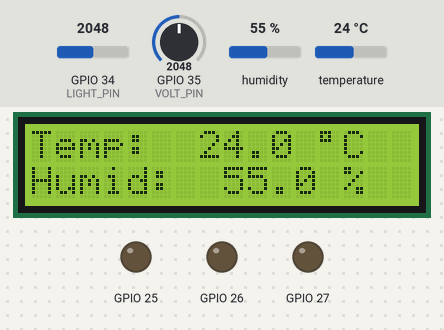
Simulated run of this program. Board: ESP32. Shown: 16×2 character LCD, output pins drawn as LEDs (lit = HIGH). The test bench sets the inputs (shaded band); at power-on: GPIO 35 (VOLT_PIN) = 2048, humidity 55 %, GPIO 34 (LIGHT_PIN) = 2048, temperature 24 °C. WiFi joins after 1.5 s; servers stay silent unless stated; no MQTT or app messages arrive unless stated; what the program prints to the serial monitor is not drawn.

Above: at 2.8 s.
2.9 s: GPIO 35 (VOLT_PIN) set to 88
At 4.9 s:
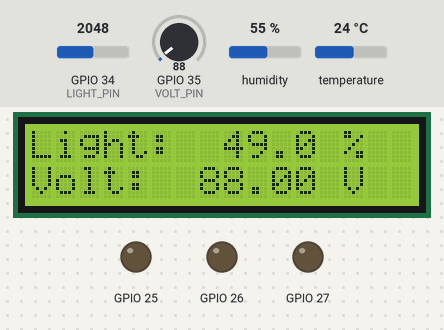
8.9 s: GPIO 35 (VOLT_PIN) set to 122
At 12.9 s:
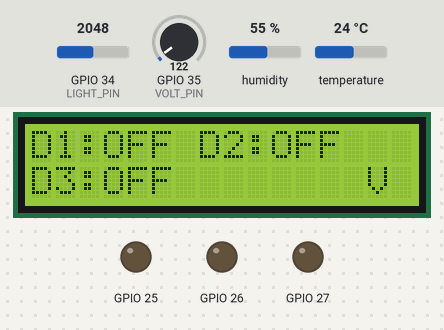
14.9 s: humidity set to 22 %
At 20.8 s:
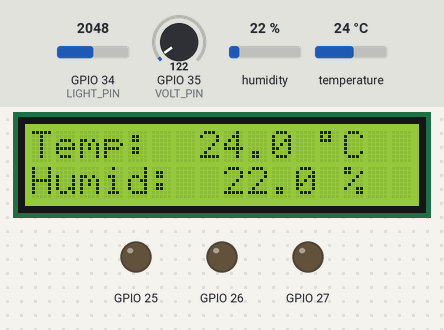
20.9 s: GPIO 34 (LIGHT_PIN) set to 2866
At 23.6 s:
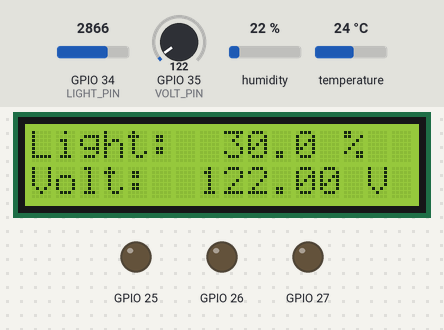
25.9 s: GPIO 34 (LIGHT_PIN) set to 3972
At 29.1 s:
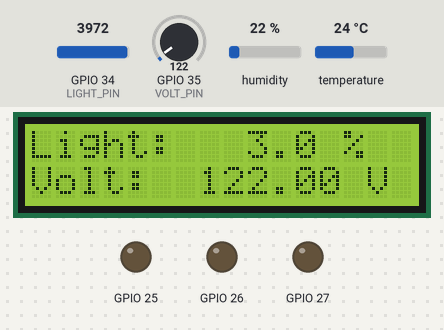
Timing chart, 0 to 30.6 s (numbered marks = the images above; inputs shaded):
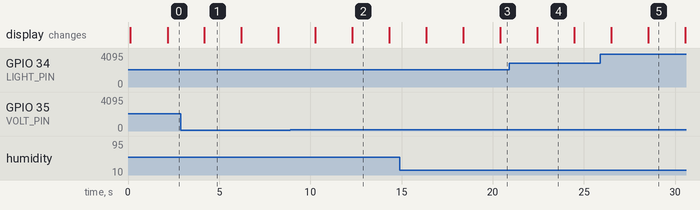

The program:

main.cpp
```cpp
#include "global.h"
#include "temp_humid_sensor.h"
#include "monitor_update.h"
#include "light_sensor.h"
#include "voltage_sensor.h"
#include "taskWiFi.h"
#include "taskMqtt.h"
#include "taskLCD.h"              // Thêm module LCD
#include "device_control.h"      // Thêm module điều khiển thiết bị

void setup()
{
  Serial.begin(115200);
  pinMode (25, OUTPUT);
  pinMode (26, OUTPUT);
  pinMode (27, OUTPUT);
  xSensorMutex = xSemaphoreCreateMutex();
  xSerialMutex = xSemaphoreCreateMutex();
  xMqttMutex   = xSemaphoreCreateMutex();

  if (xSensorMutex == NULL || xSerialMutex == NULL || xMqttMutex == NULL)
  {
    Serial.println("Failed to create mutex!");
  }

  // Priority thấp hơn sensor, cao hơn monitor Serial
  xTaskCreate(monitor_update,     "Task Printing",      2048, NULL, 1, NULL);
  xTaskCreate(temp_humid_sensor,  "Task DHT",           4096, NULL, 2, NULL);
  xTaskCreate(light_sensor,       "Task Light Sensor",  4096, NULL, 2, NULL);
  xTaskCreate(voltage_sensor,     "Task Rain Sensor",   2048, NULL, 2, NULL);
  xTaskCreate(task_WiFi,          "Task WiFi",          4096, NULL, 3, NULL);
  xTaskCreate(task_MQTT,          "Task MQTT",          4096, NULL, 3, NULL);
  xTaskCreate(task_LCD,           "Task LCD",           4096, NULL, 1, NULL); // Thêm LCD task
  xTaskCreate(task_Device,        "Task Device Control",4096, NULL, 1, NULL); // Thêm Device Control task
}

void loop() {}


// #include <Wire.h>
// #include <LiquidCrystal_I2C.h>

// LiquidCrystal_I2C lcd(0x27, 16, 2); // đổi 0x27 nếu scanner báo khác

// void setup() {
//   Wire.begin(21, 22);
//   lcd.init();
//   lcd.backlight();
//   lcd.setBacklight(80);
//   lcd.setCursor(0, 0);
//   lcd.print("Hello World!");
//   lcd.setCursor(0, 1);
//   lcd.print("ESP32 OK");
// }

// void loop() {}
```

device_control.h
```cpp
#include "global.h"
void task_Device(void *pvParameter);
```

global.h
```cpp
#ifndef __GLOBAL_H__
#define __GLOBAL_H__

#include <Arduino.h>
#include <Wire.h>                    // Thêm cho I2C LCD
#include "freertos/FreeRTOS.h"
#include "freertos/task.h"
#include "freertos/semphr.h"

#define DHT_PIN    32
#define DHT_TYPE   DHT11
#define LIGHT_PIN  34
#define VOLT_PIN   35

extern float glob_temp;
extern float glob_humid;
extern float glob_light;
extern float glob_volt;

extern int device1;
extern int device2;
extern int device3;

extern SemaphoreHandle_t xSensorMutex;
extern SemaphoreHandle_t xSerialMutex;
extern SemaphoreHandle_t xMqttMutex;

#endif
```

light_sensor.h
```cpp
#ifndef __SOIL_SENSOR_H__
#define __SOIL_SENSOR_H__

#include "global.h"
void light_sensor(void *pvParameter);

#endif
```

monitor_update.h
```cpp
#ifndef __MONITOR_UPDATE_H___
#define __MONITOR_UPDATE_H__

#include "global.h"

void monitor_update(void *pvParameter);

#endif
```

taskMqtt.h
```cpp
#ifndef __TASK_MQTT_H__
#define __TASK_MQTT_H__

#include "global.h"
#include <PubSubClient.h>
#include <WiFi.h>

#define MQTT_BROKER   "broker.hivemq.com"  // hoặc IP broker của bạn
#define MQTT_PORT     1883
#define MQTT_TOPIC    "sensors/data"
#define MQTT_CLIENT_ID "esp32_sensor_01"

void task_MQTT(void *pvParameter);

#endif
```

taskWiFi.h
```cpp
#ifndef __TASK_WIFI_H__
#define __TASK_WIFI_H__

#include "global.h"
#include <WiFi.h>

#define WIFI_SSID     "Minh Nhat"
#define WIFI_PASSWORD "14231009"

void task_WiFi(void *pvParameter);

#endif
```

temp_humid_sensor.h
```cpp
#ifndef __TEMP_HUMID_SENSOR_H__
#define __TEMP_HUMID_SENSOR_H__

//#include "LiquidCrystal_I2C.h" // Update sau
#include "DHT.h"
#include "global.h"

void temp_humid_sensor(void *pvParameter);

#endif
```

voltage_sensor.h
```cpp
#ifndef __RAIN_SENSOR_H__
#define __RAIN_SENSOR_H__

#include "global.h"

void voltage_sensor(void *pvParameter);

#endif
```

device_control.cpp
```cpp
#include "device_control.h"


void task_Device(void *pvParameter)
{
    while (1)
    {
        if (xSensorMutex != NULL &&
            xSemaphoreTake(xSensorMutex, portMAX_DELAY) == pdTRUE)
        {
            digitalWrite(25, device1);
            digitalWrite(26, device2);
            digitalWrite(27, device3);

            xSemaphoreGive(xSensorMutex);
        }

        vTaskDelay(pdMS_TO_TICKS(500));
    }
}
```

global.cpp
```cpp
#include "global.h"

float glob_temp = 0;
float glob_humid = 0;
float glob_light= 0;
float glob_volt = 0;
int device1 = 0;
int device2 = 0;
int device3 = 0;
//float glob_total_ml = 0;
//bool glob_pump_running = false;

SemaphoreHandle_t xSensorMutex = NULL;
SemaphoreHandle_t xSerialMutex = NULL;
SemaphoreHandle_t xMqttMutex = NULL;
```

light_sensor.cpp
```cpp
#include "light_sensor.h"

void light_sensor(void *pvParameter)
{
    int light_val = 0;
    int normalized_light = 0;

    while (1)
    {
        light_val = analogRead(LIGHT_PIN);
        normalized_light = map(light_val, 4095, 0, 0, 100);

        if (xSensorMutex != NULL &&
            xSemaphoreTake(xSensorMutex, portMAX_DELAY) == pdTRUE)
        {
            glob_light = normalized_light;
            xSemaphoreGive(xSensorMutex);
        }
        vTaskDelay(pdMS_TO_TICKS(2000));
    }
}
```

monitor_update.cpp
```cpp
#include "monitor_update.h"

void monitor_update(void *pvParameter)
{
    float current_temp = 0;
    float current_humid = 0;
    float current_light = 0;
    float current_volt = 0;

    while (1)
    {
        if (xSensorMutex != NULL &&
            xSemaphoreTake(xSensorMutex, portMAX_DELAY) == pdTRUE)
        {
            current_temp = glob_temp;
            current_humid = glob_humid;
            //glob_light = 100.00 - glob_light;
            current_light = glob_light;
            current_volt = glob_volt;
            xSemaphoreGive(xSensorMutex);
        }

        if (xSerialMutex != NULL &&
            xSemaphoreTake(xSerialMutex, portMAX_DELAY) == pdTRUE)
        {
            if (isnan(current_temp) || isnan(current_humid))
            {
                Serial.println("[DHT Sensor] is disconnected !!!");
                current_temp = -1;
                current_humid = -1;
            }

            if (isnan(current_light))
            {
                Serial.println("[Light Sensor] Sensor is disconnected !!!");
            }

            Serial.print("Humidity: ");
            Serial.print(current_humid);
            Serial.print("%  Temperature: ");
            Serial.print(current_temp);
            Serial.println("°C");
            Serial.print("Light: ");
            Serial.print(current_light);
            Serial.println("%");

            Serial.print("Voltage: ");
            Serial.print(current_volt);
            Serial.println("(V)");

            Serial.print("dev1: ");
            Serial.print(device1);
            Serial.print(" dev2: ");
            Serial.print(device2);
            Serial.print(" dev3: ");
            Serial.println(device3);


            Serial.print("\n");
            xSemaphoreGive(xSerialMutex);
        }

        vTaskDelay(pdMS_TO_TICKS(2000)); // nên dùng pdMS_TO_TICKS cho đồng bộ
    }
}
```

taskMqtt.cpp
```cpp
#include "taskMqtt.h"
#include "global.h"
#include <ArduinoJson.h>

static WiFiClient   espClient;
static PubSubClient mqttClient(espClient);

#define SUB_TOPIC "devices/control"
#define PUB_TOPIC "sensors/data"

// ================= MQTT CALLBACK =================
void mqtt_callback(char* topic, byte* payload, unsigned int length)
{
    char msg[128];

    memcpy(msg, payload, length);
    msg[length] = '\0';

    Serial.print("[MQTT RX] ");
    Serial.println(msg);

    StaticJsonDocument<128> doc;
    DeserializationError err = deserializeJson(doc, msg);

    if (err)
    {
        Serial.println("JSON parse failed!");
        return;
    }

    if (xSensorMutex != NULL &&
        xSemaphoreTake(xSensorMutex, portMAX_DELAY) == pdTRUE)
    {
        device1 = doc["device1"] | 0;
        device2 = doc["device2"] | 0;
        device3 = doc["device3"] | 0;

        xSemaphoreGive(xSensorMutex);
    }

    Serial.printf("Updated: d1=%d d2=%d d3=%d\n", device1, device2, device3);
}

// ================= RECONNECT =================
static void mqtt_reconnect()
{
    while (!mqttClient.connected())
    {
        Serial.print("[MQTT] Connecting...");

        if (mqttClient.connect(MQTT_CLIENT_ID))
        {
            Serial.println(" connected!");

            mqttClient.subscribe(SUB_TOPIC);   // 👈 subscribe control
        }
        else
        {
            Serial.print(" failed, rc=");
            Serial.println(mqttClient.state());
            vTaskDelay(pdMS_TO_TICKS(3000));
        }
    }
}

// ================= TASK =================
void task_MQTT(void *pvParameter)
{
    mqttClient.setServer(MQTT_BROKER, MQTT_PORT);
    mqttClient.setCallback(mqtt_callback);

    float current_temp  = 0;
    float current_humid = 0;
    float current_light = 0;
    float current_volt  = 0;

    while (1)
    {
        if (WiFi.status() != WL_CONNECTED)
        {
            vTaskDelay(pdMS_TO_TICKS(1000));
            continue;
        }

        if (!mqttClient.connected())
            mqtt_reconnect();

        mqttClient.loop();

        // ===== READ SENSOR =====
        if (xSensorMutex != NULL &&
            xSemaphoreTake(xSensorMutex, portMAX_DELAY) == pdTRUE)
        {
            current_temp  = glob_temp;
            current_humid = glob_humid;
            current_light = glob_light;
            current_volt  = glob_volt;
            xSemaphoreGive(xSensorMutex);
        }

        // ===== BUILD JSON =====
        char payload[128];
        snprintf(payload, sizeof(payload),
            "{\"temperature\":%.2f,\"humidity\":%.2f,\"light\":%.2f,\"voltage\":%.2f}",
            current_temp, current_humid, current_light, current_volt);

        // ===== PUBLISH SENSOR =====
        if (xMqttMutex != NULL &&
            xSemaphoreTake(xMqttMutex, portMAX_DELAY) == pdTRUE)
        {
            mqttClient.publish(PUB_TOPIC, payload);
            xSemaphoreGive(xMqttMutex);
        }

        vTaskDelay(pdMS_TO_TICKS(2000));
    }
}
```

taskWiFi.cpp
```cpp
#include "taskWiFi.h"

void task_WiFi(void *pvParameter)
{
    WiFi.begin(WIFI_SSID, WIFI_PASSWORD);

    while (WiFi.status() != WL_CONNECTED)
    {
        vTaskDelay(pdMS_TO_TICKS(500));
        Serial.print(".");
    }

    Serial.println("\nWiFi connected: " + WiFi.localIP().toString());

    while (1)
    {
        if (WiFi.status() != WL_CONNECTED)
        {
            Serial.println("[WiFi] Reconnecting...");
            WiFi.reconnect();
        }
        vTaskDelay(pdMS_TO_TICKS(5000));
    }
}
```

temp_humid_sensor.cpp
```cpp
#include "temp_humid_sensor.h"

static DHT dht(DHT_PIN, DHT_TYPE);

void temp_humid_sensor(void *pvParameter)
{
    dht.begin();

    float current_temp = 0;
    float current_humid = 0;
    while (1)
    {
        current_temp = dht.readTemperature();
        current_humid = dht.readHumidity();
        if (xSensorMutex != NULL &&
            xSemaphoreTake(xSensorMutex, portMAX_DELAY) == pdTRUE)
        {
            glob_temp = current_temp;
            glob_humid = current_humid;
            xSemaphoreGive(xSensorMutex);
        }
        vTaskDelay(pdMS_TO_TICKS(2000));
    }
}
```

voltage_sensor.cpp
```cpp
#include "voltage_sensor.h"

void voltage_sensor(void *pvParameter)
{
    pinMode(VOLT_PIN, INPUT);

    while (1)
    {
        int volt_val = analogRead(VOLT_PIN);
        if (xSensorMutex != NULL &&
            xSemaphoreTake(xSensorMutex, portMAX_DELAY) == pdPASS)
        {
            glob_volt = volt_val;
            xSemaphoreGive(xSensorMutex);
        }
        vTaskDelay(pdMS_TO_TICKS(2000));
    }
}
```

taskLCD.h
```cpp
#ifndef __TASK_LCD_H__
#define __TASK_LCD_H__

#include "global.h"
#include <LiquidCrystal_I2C.h>

// I2C LCD config
#define LCD_I2C_ADDR  0x27   // Địa chỉ I2C phổ biến (thử 0x3F nếu không hiện)
#define LCD_COLS      16
#define LCD_ROWS      2

// ESP32 I2C default pins
#define LCD_SDA_PIN   21
#define LCD_SCL_PIN   22

void task_LCD(void *pvParameter);

#endif
```

taskLCD.cpp
```cpp
#include "taskLCD.h"

static LiquidCrystal_I2C lcd(LCD_I2C_ADDR, LCD_COLS, LCD_ROWS);

void task_LCD(void *pvParameter)
{
    Wire.begin(LCD_SDA_PIN, LCD_SCL_PIN);
    lcd.init();
    lcd.backlight();

    lcd.setCursor(2, 0);
    lcd.print("ENV MONITOR");
    lcd.setCursor(3, 1);
    lcd.print("Starting...");
    vTaskDelay(pdMS_TO_TICKS(2000));
    lcd.clear();

    float current_temp  = 0;
    float current_humid = 0;
    float current_light = 0;
    float current_volt  = 0;

    uint8_t page = 0;
    char row0[17];
    char row1[17];

    while (1)
    {
        // --- Đọc sensor ---
        if (xSensorMutex != NULL &&
            xSemaphoreTake(xSensorMutex, portMAX_DELAY) == pdTRUE)
        {
            current_temp  = glob_temp;
            current_humid = glob_humid;
            current_light = glob_light;
            current_volt  = glob_volt;
            xSemaphoreGive(xSensorMutex);
        }

        // --- Build nội dung ---
        if (page == 0)
        {
            // Temp
            if (isnan(current_temp))
                snprintf(row0, sizeof(row0), "Temp: ERR       ");
            else
                snprintf(row0, sizeof(row0), "Temp: %5.1f %cC   ", current_temp, 0xDF);

            // Humid
            if (isnan(current_humid))
                snprintf(row1, sizeof(row1), "Humid: ERR      ");
            else
                snprintf(row1, sizeof(row1), "Humid: %5.1f %%  ", current_humid);
        }
        else if (page == 1)
        {
            // Light
            if (isnan(current_light))
                snprintf(row0, sizeof(row0), "Light: ERR      ");
            else
                snprintf(row0, sizeof(row0), "Light: %5.1f %%  ", current_light);

            // Volt
            snprintf(row1, sizeof(row1), "Volt:  %5.2f V  ", current_volt);
        }
        else if (page == 2)
        {
            // Device status

            snprintf(row0, sizeof(row0),
                "D1:%-3s D2:%-3s  ",
                device1 ? "ON" : "OFF",
                device2 ? "ON" : "OFF");

            snprintf(row1, sizeof(row1),
                "D3:%-3s        ",
                device3 ? "ON" : "OFF");
        }

        // --- Ghi LCD ---
        lcd.setCursor(0, 0);
        lcd.print(row0);
        lcd.setCursor(0, 1);
        lcd.print(row1);

        // --- Chuyển trang ---
        page = (page + 1) % 3;
        vTaskDelay(pdMS_TO_TICKS(2000));
    }
}
```

Measured:
- what the display in image 1 shows lasts 2.0 s, from 4.2 s to 6.2 s
